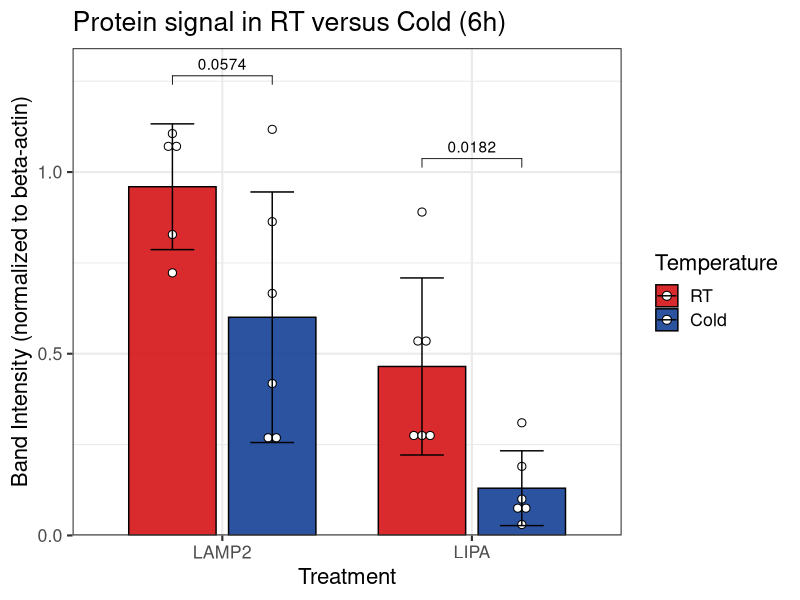
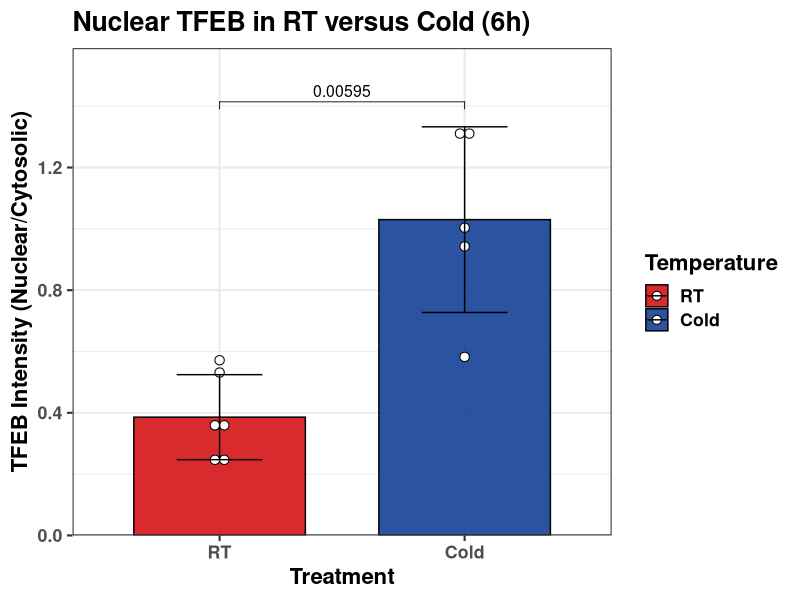
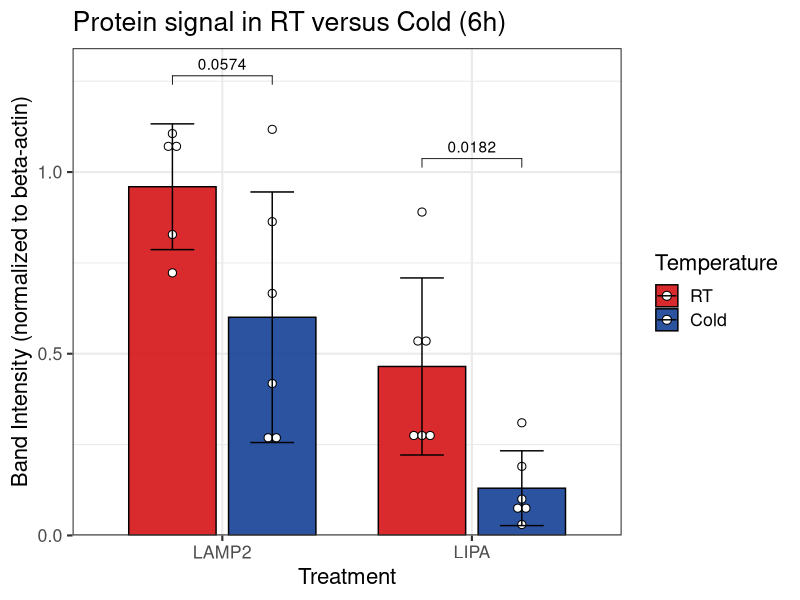
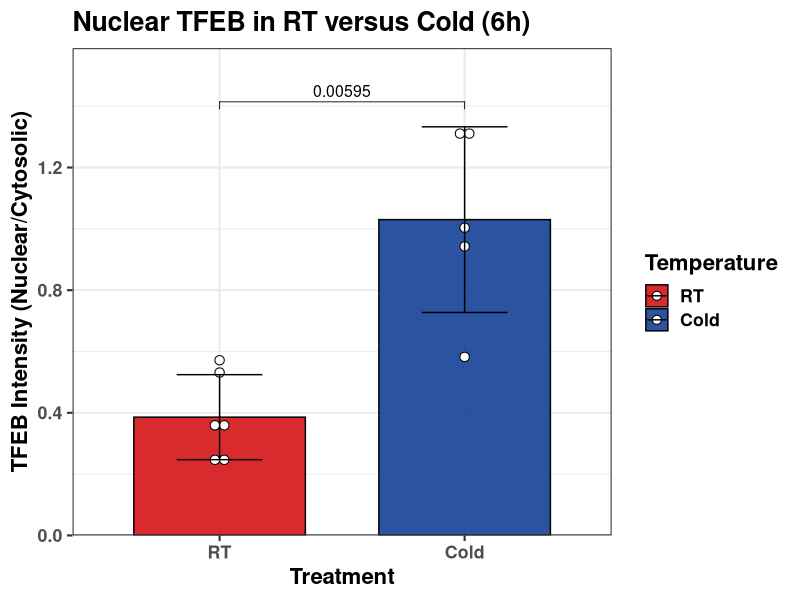

Generate these figures, in order, with R:
## ---- chunk 1
#| echo: false
if(!require(tidyverse)){install.packages("tidyverse")}
if(!require(readxl)){install.packages("readxl")}
if(!require(ggpubr)){install.packages("ggpubr")}
if(!require(Cairo)){install.packages("Cairo")}
if(!require(rstatix)){install.packages("rstatix")}
if(!require(ggsci)){install.packages("ggsci")} 
pal_33 <- c("#D51317", "#164194")
## ---- chunk 2
mdat <- read_xlsx("data/Westerns/Exp33_gel01_quant.xlsx", sheet = 2)
mdat2 <- read_xlsx("data/Westerns/Exp33_gel01_quant.xlsx", sheet = 4)
mdat$Protein <- "LAMP2"
mdat2$Protein <- "LIPA"

names(mdat)[3] <- "Target"
names(mdat)[5] <- "Ratio"
names(mdat2)[3] <- "Target"
mdat <- rbind(mdat, mdat2)

names(mdat)[2] <- "Treatment"
mdat$Treatment <- factor(mdat$Treatment, levels = c("RT", "Cold"))

p0 <- ggbarplot(mdat, x = "Protein", y = "Ratio", 
                add = c("mean_sd", "dotplot"), 
                color = "Treatment", fill = "Treatment", 
                add.params = list(width = 0.35,
                                  binwidth = 0.75*min(mdat$Ratio, na.rm = T)
                                  ),
                position = position_dodge(0.8), size = 0.5,
                alpha = 0.9) +
  scale_y_continuous(limits = c(0.00, 1.2*max(mdat$Ratio, na.rm = T)
                                ),
                     expand = c(0.0,0)
                     )

p1 <- ggpar(p0, palette = pal_33, legend = "right", legend.title = "Temperature", 
            title = "Protein signal in RT versus Cold (6h)",  
            xlab = "Treatment", ylab = "Band Intensity (normalized to beta-actin)") 

stat.test <- mdat |>
  na.omit() |>
  group_by(Protein) |>
  t_test(Ratio ~ Treatment) |>
  adjust_pvalue(method = "none") |>
  add_significance("p")

stat.test$p.adj.signif <- stat.test$p.signif
stat.test <- stat.test |>
  na.omit() |>
  add_xy_position(fun = "max", "Protein", dodge = 0.8) 

p2 <- p1 + stat_pvalue_manual(
  stat.test, label = "p", vjust = -0.1,
  bracket.nudge.y = 0.05,
  tip.length = 0.02, 
  hide.ns = F)

p3 <- p2 + theme_bw(base_size = 16) +
  scale_color_manual(values = c("black", "black"))
print(p3)

CairoPDF("output/Fig2/Fig2A_Exp33_WB_Gen.pdf", height = 8, width = 10)
  print(p3)
dev.off()
## ---- chunk 3
mdat <- read_xlsx("data/Westerns/2022_0525_Quant.xlsx", sheet = 4)
mdat$Condition <- factor(mdat$Condition, levels = c("RT", "Cold"))
names(mdat)[2] <- "Treatment"

p0 <- ggbarplot(mdat, x = "Treatment", y = "Ratio", 
                add = c("mean_sd", "dotplot"), color = "Treatment", fill = "Treatment", 
                add.params = list(width = 0.35, 
                                  binwidth = .13*min(mdat$Ratio, na.rm = T)),
                alpha = 0.90, position = position_dodge(0.8), size = 0.5) +
  scale_y_continuous(limits = c(0.00, 1.2*max(mdat$Ratio, na.rm = T)),
                     expand = c(0,0))

p1 <- ggpar(p0, palette = pal_33, legend = "right", legend.title = "Temperature", 
            title = "Nuclear TFEB in RT versus Cold (6h)",  
            xlab = "Treatment", ylab = "TFEB Intensity (Nuclear/Cytosolic)") + 
      theme_bw(base_size = 16) + 
      theme(text = element_text(face = "bold", color = "black"))

stat.test <- mdat |>
  na.omit() |>
  t_test(Ratio ~ Treatment) |>
  adjust_pvalue(method = "none") |>
  add_significance("p")

stat.test$p.adj.signif <- stat.test$p.signif
stat.test <- stat.test |>
  na.omit() |>
  add_xy_position(fun = "max", "Treatment", dodge = 0.8) 

p2 <- p1 + stat_pvalue_manual(stat.test, label = "p",
                              size = 4,
                              tip.length = 0.02, 
                              hide.ns = F)

p3 <- p2 + scale_color_manual(values = c("black", "black"))
print(p3)

CairoPDF("output/Fig2/Fig2E_TFEB_nuclear_WB_Comp.pdf", height = 10, width = 8)
  print(p3)
dev.off()
